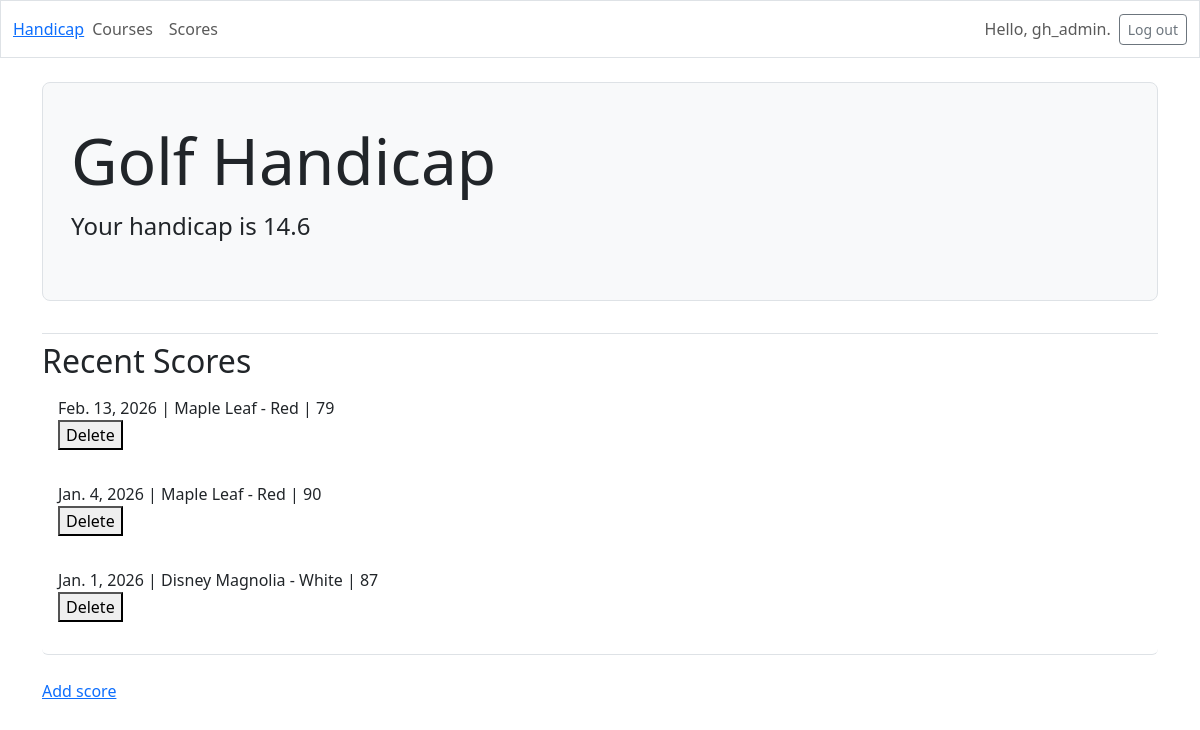
/ (signed in), run on an earlier commit of the app's database.
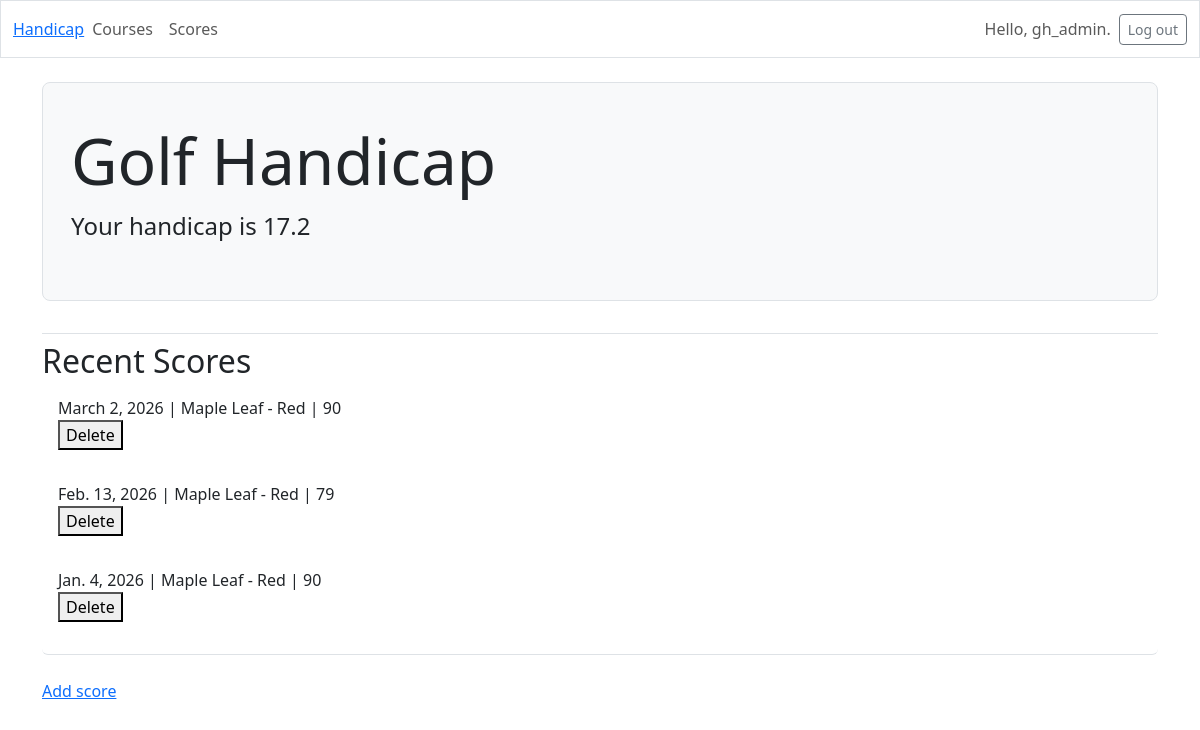
And on a later commit of the database.
### golf_handicap/models.py (models this page shows, shortened)
class Score(models.Model):
    tee = models.ForeignKey(CourseTee, on_delete=models.CASCADE)
    score = models.IntegerField()
    date_played = models.DateField()
    date_added = models.DateTimeField(auto_now_add=True)
    owner = models.ForeignKey(User, on_delete=models.CASCADE)
    def score_differential(self):
        return (((self.score - self.tee.course_rating) * 113) / self.tee.slope_rating)

class CourseTee(models.Model):
    course = models.ForeignKey(Course, on_delete=models.CASCADE)
    tee_name = models.CharField(max_length=200)
    course_rating = models.DecimalField(max_digits=4, decimal_places=1)
    slope_rating = models.IntegerField()
    course_par = models.IntegerField()
    date_added = models.DateTimeField(auto_now_add=True)
    def __str__(self):
        return f"{self.course.course_name} - {self.tee_name}"

class Course(models.Model):
    course_name = models.CharField(max_length=200)
    location = models.CharField(max_length=200)
    date_added = models.DateTimeField(auto_now_add=True)

### golf_handicap/views.py (the view)
# urls.py: path('', views.index, name='index'),
@login_required
def index(request):
    scores = Score.objects.filter(owner=request.user).order_by('-date_played')[:3]
    handicap = calculate_handicap(scores)
    return render(request, 'golf_handicap/index.html', {
        'scores': scores,
        'handicap': handicap
    })

### golf_handicap/utils.py (called while the page is built)
def calculate_handicap(scores):
    if len(scores) < 3:
        return None
    differentials = sorted(
        score.score_differential() for score in scores)
    lowest = differentials[:min(8, len(differentials))]
    avg = sum(lowest) / len(lowest)
    return round(float(avg) * 0.96, 1)

### golf_handicap/templates/golf_handicap/index.html (shortened to what this page needs)
{% extends 'golf_handicap/base.html' %}
{% load bootstrap_icons %}
{% block page_header %}
  <div class="p-3 mb-4 bg-light border rounded-3">
    <div class="container-fluid py-4">
      <h1 class="display-3">Golf Handicap</h1>
      {% if user.is_authenticated %}
        {% if handicap %}
          <p class="lead fs-4">Your handicap is {{ handicap }}</p>
        {% endif %}
      {% endif %}
    </div>
  </div>
{% endblock page_header %}
{% block content %}
{% if user.is_authenticated %}
  {% if handicap %}
    <h2>Recent Scores</h2>
      <ul class="list-group border-bottom pb-2 mb-4">
        {% for score in scores %}
          <li class="list-group-item border-0">{{ score.date_played }} | {{ score.tee}} | {{ score.score }}
            <form action="{% url 'golf_handicap:delete_score' score_id=score.id %}" method="post" style="display_inline;">
              <button type="submit" onclick="return confirm('Are you sure you want to delete this score?');">
                Delete
              </button>
            </form></p>
          </li>
        {% endfor %}
      </ul>
  {% else %}
    <p>Not enough rounds played to calculate a handicap.</p>
  {% endif %}
{% else %}
  <p>Application to save golf scores and calculate Handicap.</p>
{% endif %}
<p>
  <a href="{% url 'golf_handicap:new_score' %}">Add score</a>
</p>
{% endblock content %}

What changed in the data, as far as the page shows it:
no longer on this page (row unchanged): Score: date_played "Jan. 1, 2026", tee "Disney Magnolia - White", score "87"
added Score: date_played "March 2, 2026", tee "Maple Leaf - Red", score "90"
Also different on the page:
{{ handicap }}: "14.6" → "17.2"
